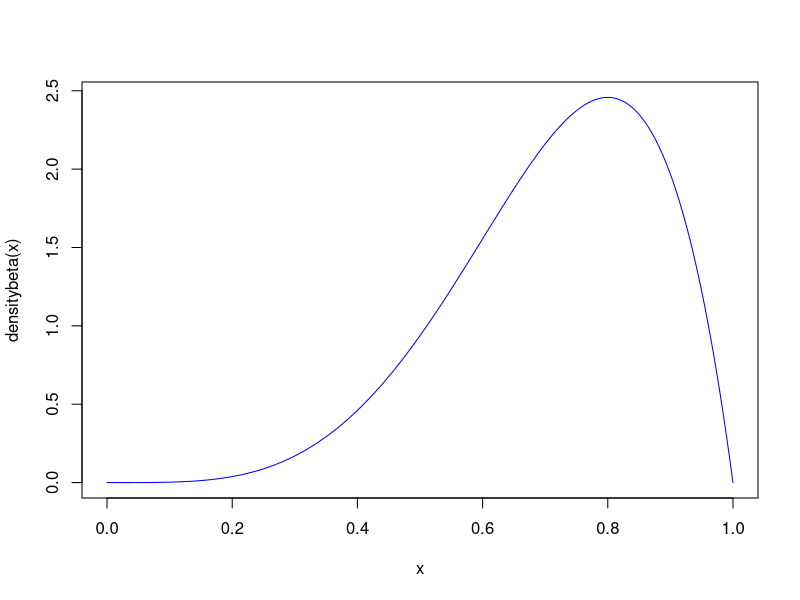
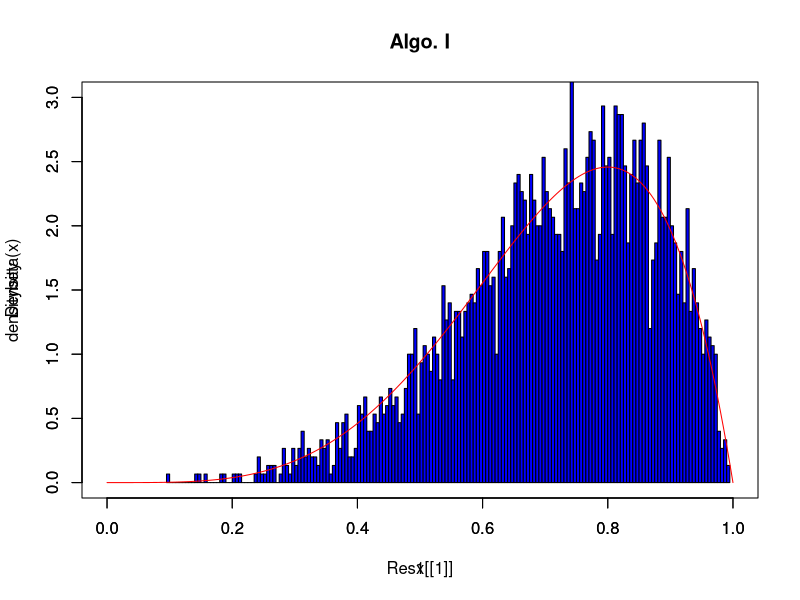
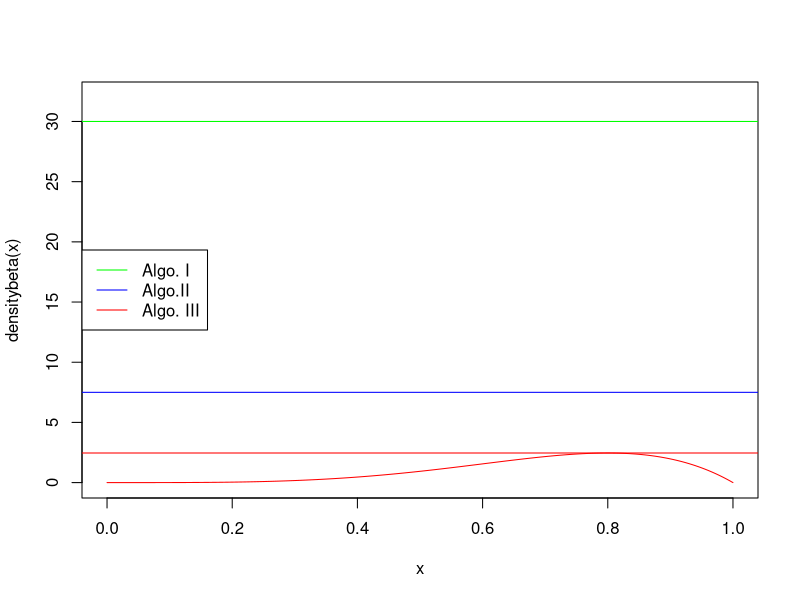
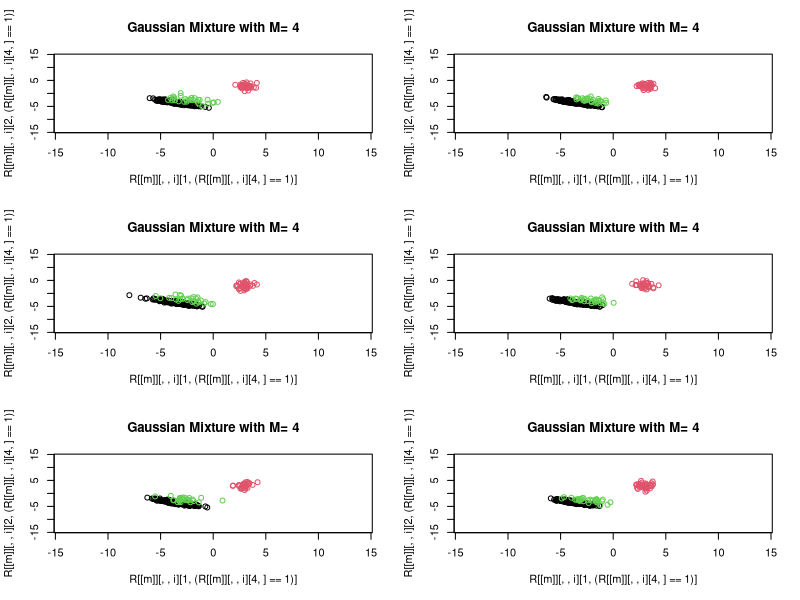
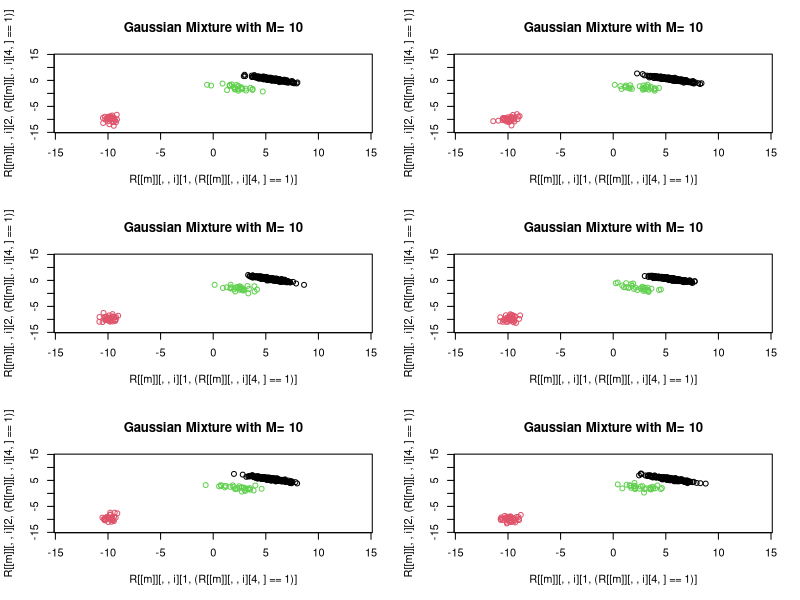
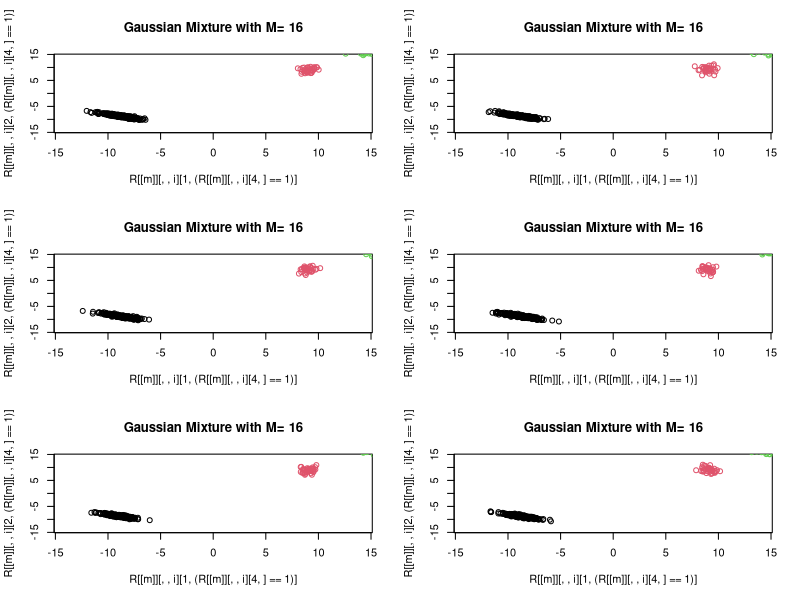

Here is the R script that generated these plots, in order:
## ---- chunk 1
densitybeta=function(x){
  alpha=5;beta=2
  dbeta(x,alpha,beta)
}
curve(densitybeta,from=0,to=1,n=200,col='blue')

ARBeta1=function(n,alpha,beta){
  Vy=numeric(n);Vcpt=integer(n);
  
  for (j in 1:n) {
    cpt = 0
    u = runif(1) 
    y = runif(1) 
    cpt = cpt + 1
    while (u > y ^ (alpha - 1) * (1 - y) ^ (beta - 1)) {
      u = runif(1)
      y = runif(1)
      cpt = cpt + 1
    }
    Vy[j] = y
    Vcpt[j] = cpt 
  }
  return(list(Vy,Vcpt))
}

ARBeta2=function(n,alpha,beta){
  a=min(alpha,beta)-1
  Vy=numeric(n);Vcpt=integer(n);
  
  for (j in 1:n) {
    u=runif(1); y=runif(1);cpt=1 
    while (u > 4^a*y^(alpha-1)*(1-y)^(beta-1)) {
      u = runif(1)
      y = runif(1)
      cpt = cpt + 1
    }
    Vy[j] = y
    Vcpt[j] = cpt
  }
  
  return(list(Vy,Vcpt))
}

ARBeta3=function(n,alpha,beta){
  m=(alpha-1)/(alpha+beta-2)
  Vy=numeric(n);Vcpt=integer(n);
  
  for (j in 1:n) {
    u=runif(1); y=runif(1);cpt=1 
    while (u > exp((alpha-1)*(log(y)-log(m)))) {
      u = runif(1)
      y = runif(1)
      cpt = cpt + 1
    }
    Vy[j] = y
    Vcpt[j] = cpt
  }
  return(list(Vy,Vcpt))
}

alpha=5;beta=2
n=3000;
system.time(Res1<-ARBeta1(n,alpha=5,beta=2));
system.time(Res2<-ARBeta2(n,alpha=5,beta=2));
system.time(Res3<-ARBeta3(n,alpha=5,beta=2));
c(mean(Res1[[2]]),mean(Res2[[2]]),mean(Res3[[2]]))

hist(Res1[[1]],prob=T,xlim=c(0,1),ylim=c(0,3),col='blue',nclass=200,main='Algo. I');
par(new=T)
curve(densitybeta,from=0,to=1,n=200,col='red', xlim=c(0,1),ylim=c(0,3)) 
      
curve(densitybeta,from=0,to=1,n=200,col='red',
      xlim=c(0,1),ylim=c(0,32))
M1=1/beta(alpha,beta)
abline(h=M1,col='green')
M2=(1/beta(alpha,beta))*((1/4)^(min(alpha-1,beta-1)))
abline(h=M2,col='blue')
m=(alpha-1)/(alpha+beta-2)
M3=(1/beta(alpha,beta))*m^(alpha-1)*(1-m)^(beta-1)
abline(h=M3,col='red')
legend(x='left',legend=c('Algo. I','Algo.II','Algo. III'),
       col=c('green','blue','red'),lty=c(1,1,1))
## ---- chunk 2
library(gtools)
mix = rdirichlet(1,c(1,1,1))
M = list(4, 10, 16)
mu = lapply(M, function(m) matrix(runif(3, -m, m),ncol=3))
A = replicate(3, matrix(runif(9, -1, 1),nrow=3), simplify = F)

N = 300
S = 6
d = 3
Z = sample(seq(3), size = N, replace = T, prob = mix)
R = sapply(1:length(M), function(m) replicate(S, sapply(Z, function(i) c(mu[[m]][,i] + t(A[[i]])%*%rnorm(d, 0, 1), i), simplify = T), simplify = "array"), simplify = "array")
R = lapply(1:length(M), function(m) replicate(S, sapply(Z, function(i) c(mu[[m]][,i] + t(A[[i]])%*%rnorm(d, 0, 1), i), simplify = T), simplify = "array"))

for(m in 1:length(M)){
#   pdf(paste("plot", m, ".pdf", sep = ""))
  par(mfrow=c(3,2))
  for(i in 1:S){
    plot(R[[m]][,,i][1,(R[[m]][,,i][4,]==1)], R[[m]][,,i][2,(R[[m]][,,i][4,]==1)], xlim = c(-14, 14), ylim = c(-14, 14),
        col=1, main=paste("Gaussian Mixture with M=", M[[m]]))
    points(R[[m]][,,i][1,(R[[m]][,,i][4,]==2)], R[[m]][,,i][2,(R[[m]][,,i][4,]==2)], col=2)
    points(R[[m]][,,i][1,(R[[m]][,,i][4,]==3)], R[[m]][,,i][2,(R[[m]][,,i][4,]==3)], col=3)
  }
}
